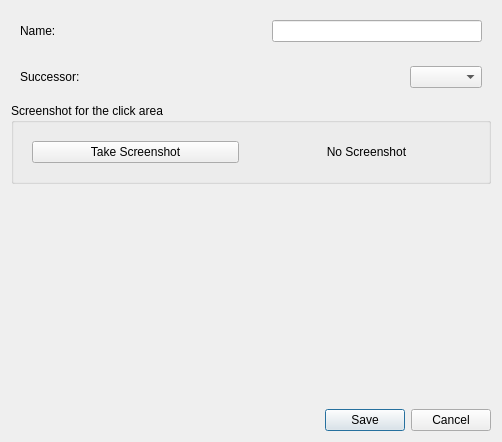
<?xml version="1.0" encoding="UTF-8"?>
<ui version="4.0">
 <class>ActionEditWidget</class>
 <widget class="QWidget" name="ActionEditWidget">
  <property name="geometry">
   <rect>
    <x>0</x>
    <y>0</y>
    <width>502</width>
    <height>442</height>
   </rect>
  </property>
  <property name="windowTitle">
   <string>Form</string>
  </property>
  <layout class="QVBoxLayout" name="verticalLayout">
   <item>
    <widget class="QWidget" name="widget_2" native="true">
     <layout class="QHBoxLayout" name="horizontalLayout">
      <item>
       <widget class="QLabel" name="label">
        <property name="text">
         <string>Name:</string>
        </property>
       </widget>
      </item>
      <item>
       <spacer name="horizontalSpacer_2">
        <property name="orientation">
         <enum>Qt::Horizontal</enum>
        </property>
        <property name="sizeHint" stdset="0">
         <size>
          <width>40</width>
          <height>20</height>
         </size>
        </property>
       </spacer>
      </item>
      <item>
       <widget class="QLineEdit" name="name_lineEdit"/>
      </item>
     </layout>
    </widget>
   </item>
   <item>
    <widget class="QWidget" name="widget_3" native="true">
     <layout class="QHBoxLayout" name="horizontalLayout_2">
      <item>
       <widget class="QLabel" name="label_2">
        <property name="text">
         <string>Successor: </string>
        </property>
       </widget>
      </item>
      <item>
       <spacer name="horizontalSpacer">
        <property name="orientation">
         <enum>Qt::Horizontal</enum>
        </property>
        <property name="sizeHint" stdset="0">
         <size>
          <width>40</width>
          <height>20</height>
         </size>
        </property>
       </spacer>
      </item>
      <item>
       <widget class="QComboBox" name="successor_comboBox"/>
      </item>
     </layout>
    </widget>
   </item>
   <item>
    <widget class="QGroupBox" name="groupBox">
     <property name="title">
      <string>Screenshot for the click area</string>
     </property>
     <property name="flat">
      <bool>true</bool>
     </property>
     <property name="checkable">
      <bool>false</bool>
     </property>
     <layout class="QHBoxLayout" name="horizontalLayout_3">
      <item>
       <widget class="QWidget" name="widget_4" native="true">
        <layout class="QVBoxLayout" name="verticalLayout_3">
         <property name="spacing">
          <number>0</number>
         </property>
         <property name="leftMargin">
          <number>0</number>
         </property>
         <property name="topMargin">
          <number>0</number>
         </property>
         <property name="rightMargin">
          <number>0</number>
         </property>
         <property name="bottomMargin">
          <number>0</number>
         </property>
         <item>
          <widget class="QWidget" name="widget_6" native="true">
           <layout class="QHBoxLayout" name="horizontalLayout_5">
            <item>
             <widget class="QPushButton" name="screenshot_button">
              <property name="text">
               <string>Take Screenshot</string>
              </property>
             </widget>
            </item>
           </layout>
          </widget>
         </item>
        </layout>
       </widget>
      </item>
      <item>
       <widget class="QLabel" name="preview_label">
        <property name="text">
         <string>No Screenshot</string>
        </property>
        <property name="scaledContents">
         <bool>true</bool>
        </property>
        <property name="alignment">
         <set>Qt::AlignCenter</set>
        </property>
       </widget>
      </item>
     </layout>
    </widget>
   </item>
   <item>
    <spacer name="verticalSpacer">
     <property name="orientation">
      <enum>Qt::Vertical</enum>
     </property>
     <property name="sizeHint" stdset="0">
      <size>
       <width>20</width>
       <height>40</height>
      </size>
     </property>
    </spacer>
   </item>
   <item>
    <widget class="QDialogButtonBox" name="button_group">
     <property name="standardButtons">
      <set>QDialogButtonBox::Cancel|QDialogButtonBox::Save</set>
     </property>
    </widget>
   </item>
  </layout>
 </widget>
 <resources/>
 <connections/>
</ui>
